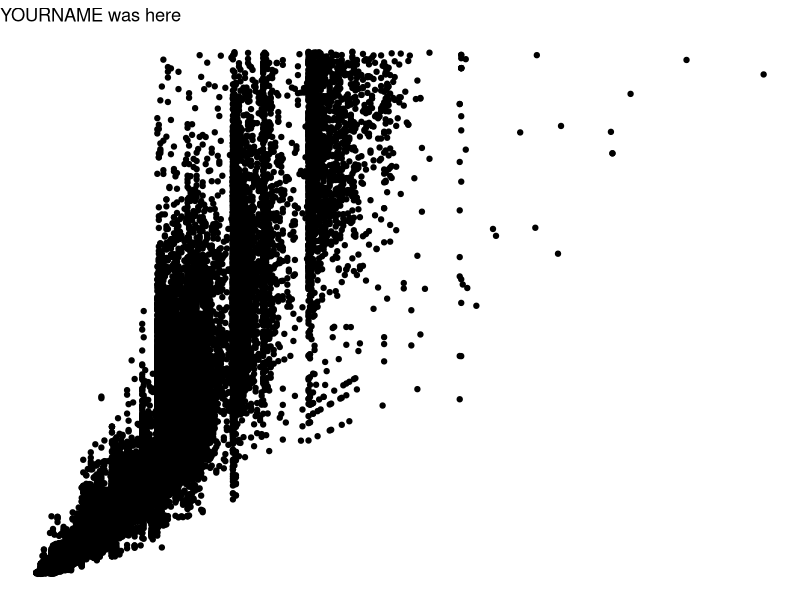
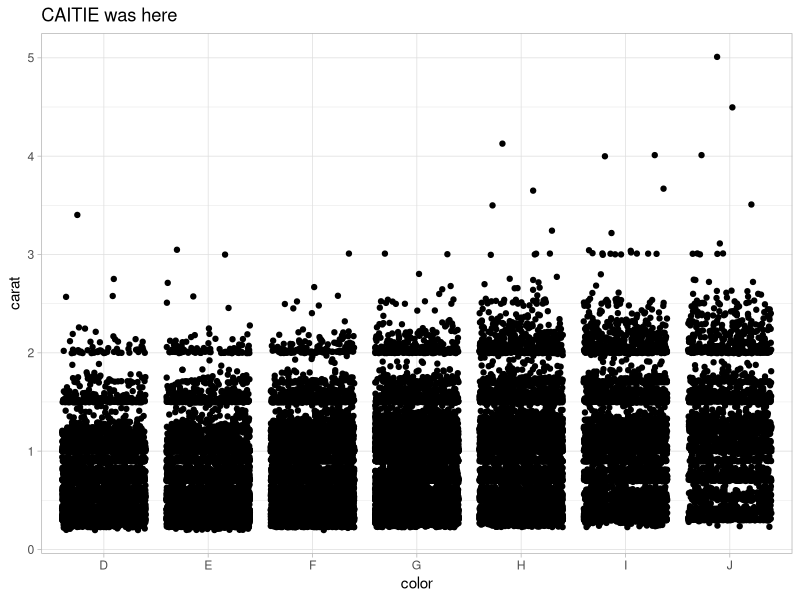
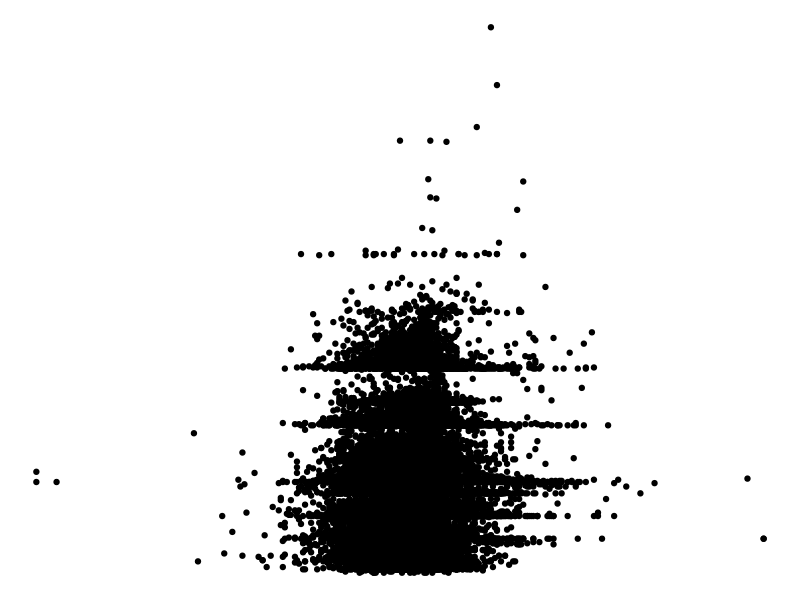

Here is the R script that generated these plots, in order:
## ---- chunk 1
knitr::opts_chunk$set(echo = TRUE)
library(tidyverse)
## ---- chunk 2
# Partner 1: 
# Run the code below to see the original graph
# Change the code below to make the point color change based on 'cut', and update the theme to theme_bw(). Update the title to include your first name. 

ggplot(data = diamonds, aes(x = carat, y = price)) +
  geom_point() +
  theme_void() +
  labs(title = "YOURNAME was here")
## ---- chunk 3
# Partner 2: 
# Run the code below to see the original graph
# Change the code below to make the geom a geom_jitter, and update the theme to theme_light. Update the title to include your first name. 

ggplot(data = diamonds, aes(x = color, y = carat)) +
  geom_jitter() +
  theme_light() +
  labs(title = "CAITIE was here")
## ---- chunk 4
ggplot(data = diamonds, aes(x = depth, y = carat)) +
  geom_point() +
  theme_void()
## ---- chunk 5

